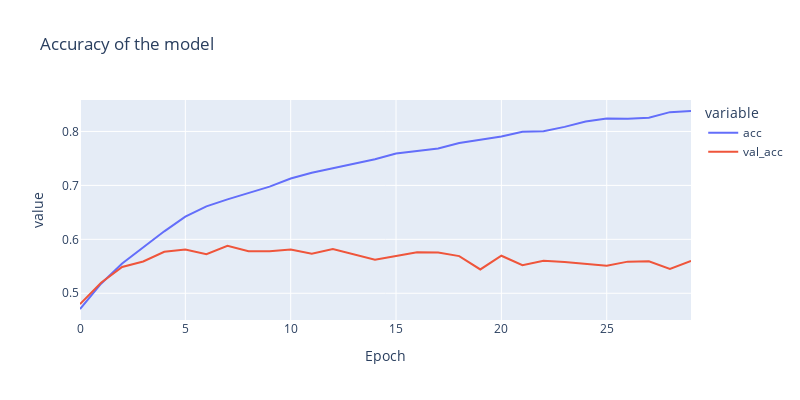
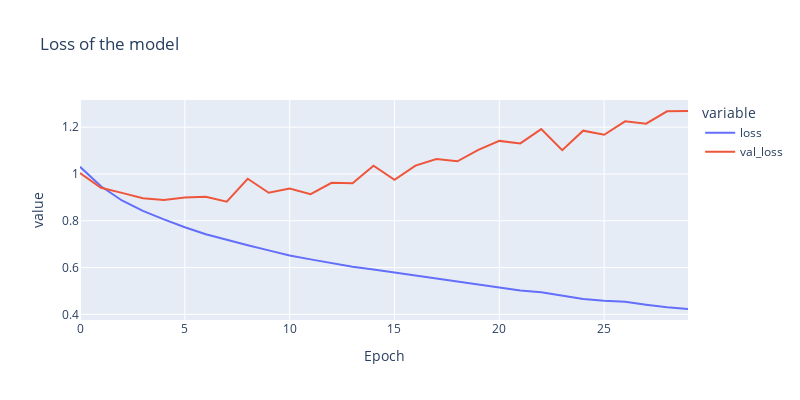

These figures' notebook cell, in order:
### Code cell
plot_acc_loss()

### Figure 1 — Plotly figure (JSON) as saved in the notebook; plotly's stock layout.template omitted (floating-point values rounded to 4 significant figures)
{"data": [{"hovertemplate": "variable=acc<br>Epoch=%{x}<br>value=%{y}<extra></extra>", "legendgroup": "acc", "line": {"color": "#636efa", "dash": "solid"}, "marker": {"symbol": "circle"}, "mode": "lines", "name": "acc", "orientation": "v", "showlegend": true, "type": "scatter", "x": [0, 1, 2, 3, 4, 5, 6, 7, 8, 9, 10, 11, 12, 13, 14, 15, 16, 17, 18, 19, 20, 21, 22, 23, 24, 25, 26, 27, 28, 29], "xaxis": "x", "y": [0.4708, 0.5178, 0.5553, 0.5851, 0.6148, 0.642, 0.6612, 0.6741, 0.6856, 0.6976, 0.7126, 0.7235, 0.7316, 0.7398, 0.7483, 0.7592, 0.7642, 0.7683, 0.7784, 0.7846, 0.7907, 0.7993, 0.8002, 0.8085, 0.8185, 0.824, 0.8237, 0.8254, 0.8358, 0.8379], "yaxis": "y"}, {"hovertemplate": "variable=val_acc<br>Epoch=%{x}<br>value=%{y}<extra></extra>", "legendgroup": "val_acc", "line": {"color": "#EF553B", "dash": "solid"}, "marker": {"symbol": "circle"}, "mode": "lines", "name": "val_acc", "orientation": "v", "showlegend": true, "type": "scatter", "x": [0, 1, 2, 3, 4, 5, 6, 7, 8, 9, 10, 11, 12, 13, 14, 15, 16, 17, 18, 19, 20, 21, 22, 23, 24, 25, 26, 27, 28, 29], "xaxis": "x", "y": [0.4799, 0.5194, 0.5488, 0.559, 0.577, 0.5809, 0.5724, 0.588, 0.5781, 0.5781, 0.5813, 0.5735, 0.582, 0.5724, 0.5622, 0.5693, 0.576, 0.5756, 0.5689, 0.5442, 0.5696, 0.5519, 0.5601, 0.558, 0.5548, 0.5512, 0.5587, 0.5594, 0.5452, 0.5601], "yaxis": "y"}], "layout": {"height": 400, "legend": {"title": {"text": "variable"}, "tracegroupgap": 0}, "title": {"text": "Accuracy of the model"}, "width": 800, "xaxis": {"anchor": "y", "domain": [0, 1], "title": {"text": "Epoch"}}, "yaxis": {"anchor": "x", "domain": [0, 1], "title": {"text": "value"}}}}

### Figure 2 — Plotly figure (JSON) as saved in the notebook; plotly's stock layout.template omitted (floating-point values rounded to 4 significant figures)
{"data": [{"hovertemplate": "variable=loss<br>Epoch=%{x}<br>value=%{y}<extra></extra>", "legendgroup": "loss", "line": {"color": "#636efa", "dash": "solid"}, "marker": {"symbol": "circle"}, "mode": "lines", "name": "loss", "orientation": "v", "showlegend": true, "type": "scatter", "x": [0, 1, 2, 3, 4, 5, 6, 7, 8, 9, 10, 11, 12, 13, 14, 15, 16, 17, 18, 19, 20, 21, 22, 23, 24, 25, 26, 27, 28, 29], "xaxis": "x", "y": [1.031, 0.9472, 0.8867, 0.8425, 0.8062, 0.7724, 0.7423, 0.7171, 0.6954, 0.6735, 0.6514, 0.635, 0.6199, 0.6032, 0.5917, 0.579, 0.5678, 0.5529, 0.5405, 0.5268, 0.5163, 0.5025, 0.4943, 0.4793, 0.4658, 0.4581, 0.4542, 0.4414, 0.4301, 0.423], "yaxis": "y"}, {"hovertemplate": "variable=val_loss<br>Epoch=%{x}<br>value=%{y}<extra></extra>", "legendgroup": "val_loss", "line": {"color": "#EF553B", "dash": "solid"}, "marker": {"symbol": "circle"}, "mode": "lines", "name": "val_loss", "orientation": "v", "showlegend": true, "type": "scatter", "x": [0, 1, 2, 3, 4, 5, 6, 7, 8, 9, 10, 11, 12, 13, 14, 15, 16, 17, 18, 19, 20, 21, 22, 23, 24, 25, 26, 27, 28, 29], "xaxis": "x", "y": [1.004, 0.9409, 0.9193, 0.8963, 0.8885, 0.8994, 0.9026, 0.8816, 0.9794, 0.9199, 0.9378, 0.9134, 0.9621, 0.9599, 1.035, 0.9754, 1.036, 1.064, 1.054, 1.103, 1.141, 1.131, 1.192, 1.101, 1.185, 1.167, 1.225, 1.215, 1.268, 1.269], "yaxis": "y"}], "layout": {"height": 400, "legend": {"title": {"text": "variable"}, "tracegroupgap": 0}, "title": {"text": "Loss of the model"}, "width": 800, "xaxis": {"anchor": "y", "domain": [0, 1], "title": {"text": "Epoch"}}, "yaxis": {"anchor": "x", "domain": [0, 1], "title": {"text": "value"}}}}
